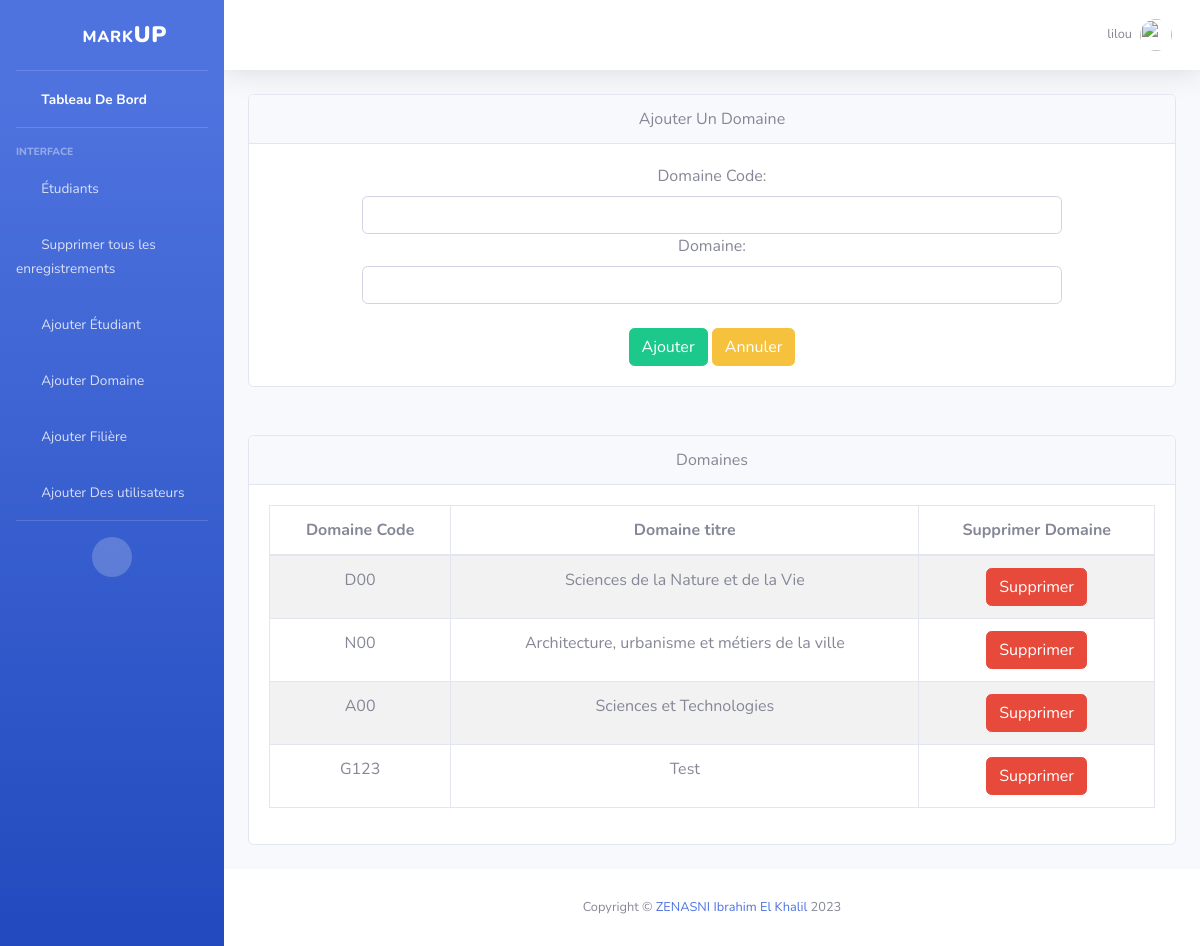
The page /ajouter-domaine/ (signed in) on the database as committed earlier.
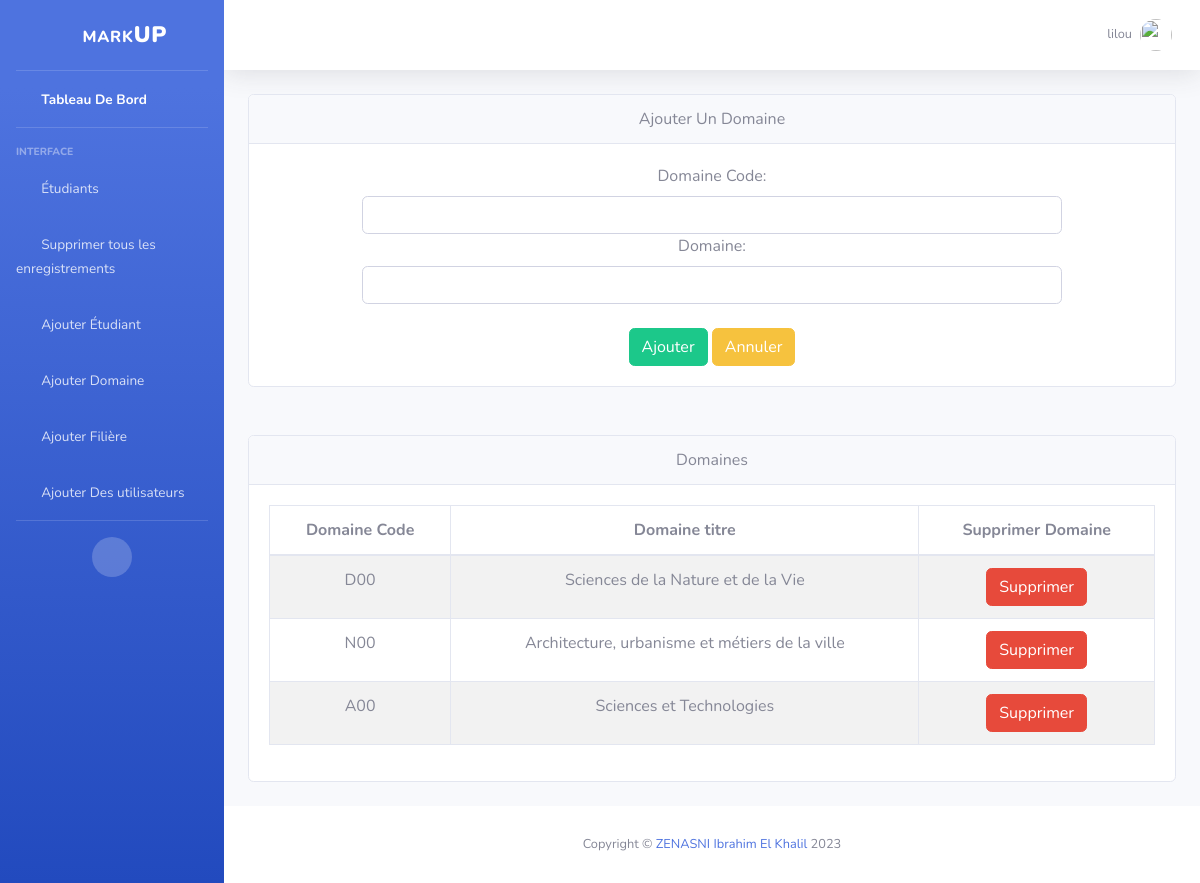
The same page on the database as committed later.
### base/models.py (models this page shows, shortened)
class Domaine(models.Model):
    code = models.CharField(max_length=100,primary_key=True)
    nom = models.CharField(max_length=200)

### base/views.py (the view, shortened to what this page needs)
# urls.py: path('ajouter-domaine/',views.addDomaine, name='ajouter-domaine'),
@login_required(login_url='/login/')
@permission_required('base.add_domaine')
def addDomaine(request):
    domaines = Domaine.objects.all()
    form = DomaineForm()
    context={
        'form':form,
        'domaines':domaines,
    }
    return render(request, 'base/domaine.html',context)

### base/forms.py
class DomaineForm(ModelForm):
    class Meta:
        model = Domaine
        fields = '__all__'

### base/templates/base/domaine.html (shortened to what this page needs)
{% extends 'index.html' %}
{% load widget_tweaks %}
{% block content %}
    <div class="card mb-4 delete text-center">
      <div class="card-header">Ajouter Un Domaine</div>
      <div class="card-body">
        <center>
          <div class="set_width">
            <center>
                <form action="" method="post">
                  <label for="">Domaine Code:</label>
                  {% render_field form.code class+="form-control" %}
                  <label for="">Domaine:</label>
                  {% render_field form.nom class+="form-control" %}
                  <br>
                  <input type="submit" value="Ajouter" class="btn btn-success" />
                  <a
                    href="{% url 'base:dashboard' %}"
                    class="btn btn-warning"
                    id="annuler"
                    >Annuler</a
                  >
                </form>
              </center>
        </div>
        </center>
      </div>
    </div>
    <br>
    <div class="card mb-4 delete text-center">
      <div class="card-header">Domaines</div>
      <div class="card-body">
        <div class="table-responsive">
          {% if not domaines %}
          <center>
            <h1>Aucun Domaine</h1>
          </center>
          {% else %}
          <table
            class="table table-bordered table-striped"
            id="dataTable"
            width="100%"
            cellspacing="0"
          >
            <thead>
              <tr>
                <th>Domaine Code</th>
                <th>Domaine titre</th>
                <th>Supprimer Domaine</th>
              </tr>
            </thead>
            <tbody>
              {% for domaine in domaines %}
              <tr>
                <td>{{domaine.code}}</td>
                <td>{{domaine.nom}}</td>
                <td> <a href="{% url 'base:sup-domaine' domaine.code %}" class="btn btn-danger">Supprimer</a> </td>
              </tr>
              {% endfor %}
            </tbody>
          </table>
          {% endif %}
        </div>
      </div>
    </div>
{% endblock %}

Rows that differ between the two databases and show on the page:
removed Domaine: code "G123", nom "Test"
